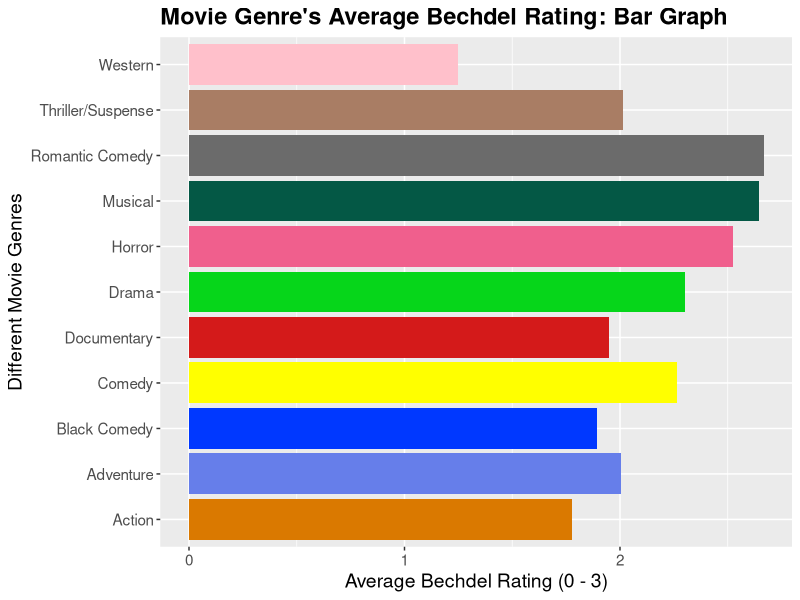
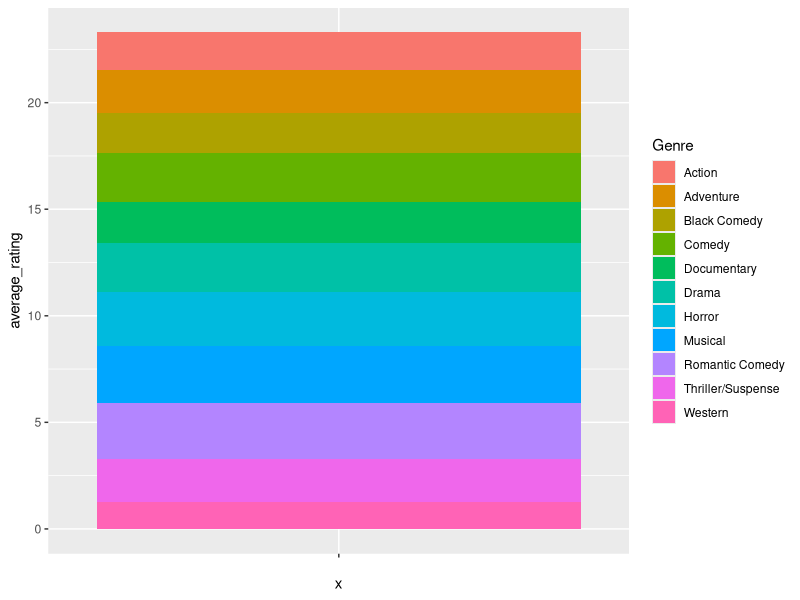
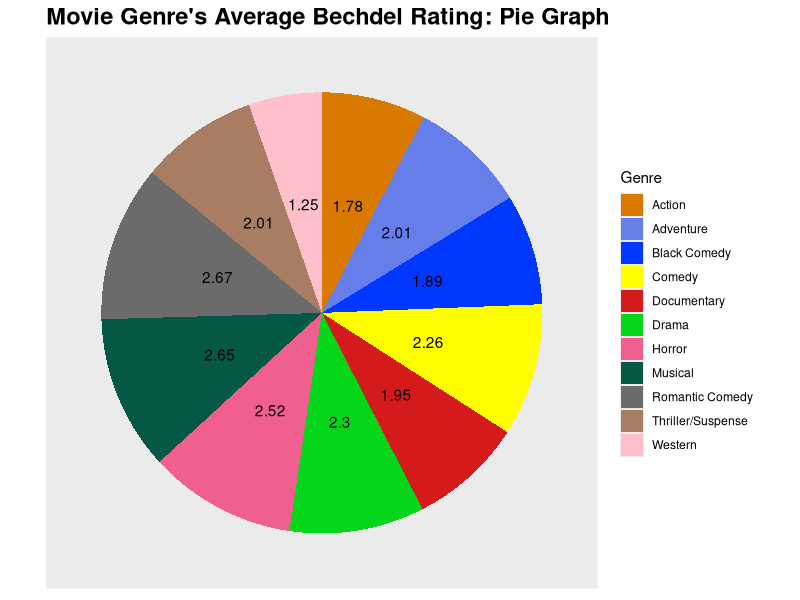
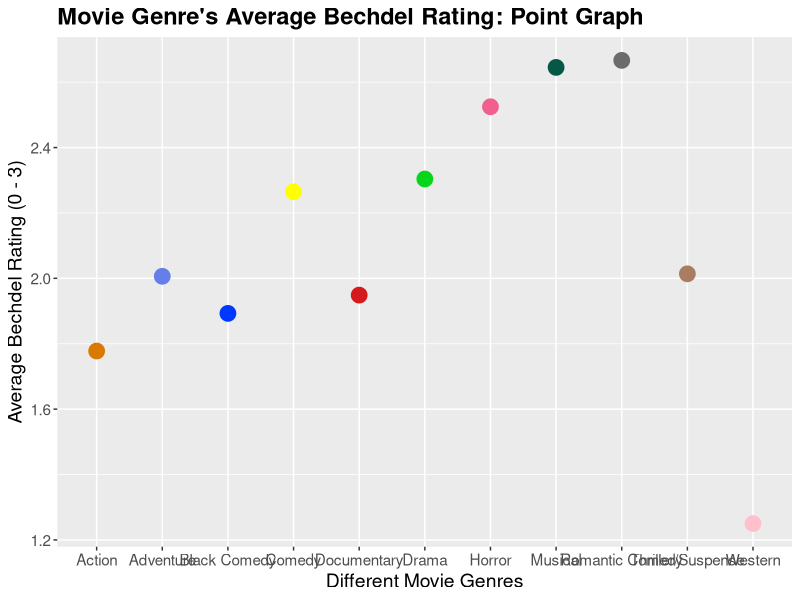

Write R code to recreate these figures, in order.
library(ggplot2)
library(dplyr)

# load csv
bechdel <- read.csv("./data/bechdel_test_df.csv", stringsAsFactors = FALSE)
revenue <- read.csv("./data/Bechdel-master_revenue.csv",
                    stringsAsFactors = FALSE
)

# Focus on data from 2000 - 2018
recent_bechdel <- bechdel %>%
  filter(!is.na(rating)) %>%
  filter(year > 1999)

recent_revenue <- revenue %>%
  filter(Year > 1999)

# Select important data from each list of data
bechdel_movies <- recent_bechdel %>%
  select(title, rating)

genre_movies <- recent_revenue %>%
  select(Movie, Genre) %>%
  rename(title = "Movie")

# Combine and get rid of missing data
combined_movies <- bechdel_movies %>%
  left_join(genre_movies, by = "title") %>%
  filter(!is.na(Genre)) %>%
  filter(Genre != "")

# Average out the rating for each genre and get rid
# of concert/performance and Multiple Genres
average_scale_genre <- combined_movies %>%
  group_by(Genre) %>%
  summarise(average_rating = mean(rating)) %>%
  filter(Genre != "Concert/Performance") %>%
  filter(Genre != "Multiple Genres")

# Pie chart to compare genre and average ratings
col_genre <- ggplot(
  average_scale_genre,
  aes(x = "", y = average_rating, fill = Genre)
) +
  geom_bar(width = 1, stat = "identity")

pie_genre <- col_genre +
  coord_polar("y", start = 0, direction = -1) +
  scale_fill_manual(values = c(
    "#da7900", "#667eea", "#0038ff",
    "#ffff00", "#d41a1a", "#06d61a", "#f05f8d",
    "#045845", "#6b6b6b", "#a97d64", "#FFC0CB"
  )) +
  theme(
    axis.title.x = element_blank(),
    axis.title.y = element_blank(),
    panel.border = element_blank(),
    panel.grid = element_blank(),
    axis.ticks = element_blank(),
    plot.title = element_text(size = 4, face = "bold")
  ) +
  theme(axis.text.x = element_blank()) +
  geom_text(aes(label = paste(round(average_rating, 2))),
            position = position_stack(vjust = 0.5)
  ) +
  ggtitle("Movie Genre's Average Bechdel Rating: Pie Graph") +
  theme(axis.text = element_text(size = 11)) +
  theme(axis.title = element_text(size = 14)) +
  theme(plot.title = element_text(size = 17))

# Bar Graph
bar_genre <- ggplot(data = average_scale_genre) +
  geom_col(mapping = aes(Genre, average_rating,
                         fill = average_rating
  ), fill = c(
    "#da7900", "#667eea", "#0038ff",
    "#ffff00", "#d41a1a", "#06d61a", "#f05f8d",
    "#045845", "#6b6b6b", "#a97d64", "#FFC0CB"
  )) +
  ylab("Average Bechdel Rating (0 - 3)") +
  xlab("Different Movie Genres") +
  ggtitle("Movie Genre's Average Bechdel Rating: Bar Graph") +
  coord_flip() +
  theme(plot.title = element_text(size = 4, face = "bold")) +
  theme(axis.text = element_text(size = 11)) +
  theme(axis.title = element_text(size = 14)) +
  theme(plot.title = element_text(size = 17))

# Point Graph
point_genre <- ggplot(data = average_scale_genre) +
  geom_point(mapping = aes(Genre, average_rating),
             size = 5, color = c(
               "#da7900", "#667eea", "#0038ff",
               "#ffff00", "#d41a1a", "#06d61a", "#f05f8d",
               "#045845", "#6b6b6b", "#a97d64", "#FFC0CB"
             )) +
  xlab("Different Movie Genres") +
  ylab("Average Bechdel Rating (0 - 3)") +
  ggtitle("Movie Genre's Average Bechdel Rating: Point Graph") +
  theme(plot.title = element_text(size = 4, face = "bold")) +
  theme(axis.text = element_text(size = 11)) +
  theme(axis.title = element_text(size = 14)) +
  theme(plot.title = element_text(size = 17))
